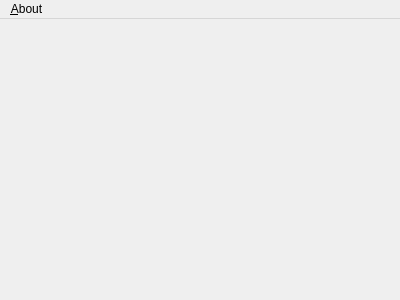
<?xml version="1.0" encoding="UTF-8"?>
<ui version="4.0">
 <class>NingeMain</class>
 <widget class="QMainWindow" name="NingeMain">
  <property name="geometry">
   <rect>
    <x>0</x>
    <y>0</y>
    <width>400</width>
    <height>300</height>
   </rect>
  </property>
  <property name="windowTitle">
   <string>NingeMain</string>
  </property>
  <widget class="QWidget" name="centralWidget"/>
  <widget class="QMenuBar" name="menuBar">
   <property name="geometry">
    <rect>
     <x>0</x>
     <y>0</y>
     <width>400</width>
     <height>21</height>
    </rect>
   </property>
   <widget class="QMenu" name="menu_About">
    <property name="title">
     <string>&amp;About</string>
    </property>
    <addaction name="action_About_ninge"/>
    <addaction name="action_About_Qt"/>
   </widget>
   <addaction name="menu_About"/>
  </widget>
  <action name="action_About_Qt">
   <property name="text">
    <string>About &amp;Qt</string>
   </property>
  </action>
  <action name="action_About_ninge">
   <property name="text">
    <string>About &amp;ninge</string>
   </property>
  </action>
 </widget>
 <layoutdefault spacing="6" margin="11"/>
 <resources/>
 <connections/>
</ui>
